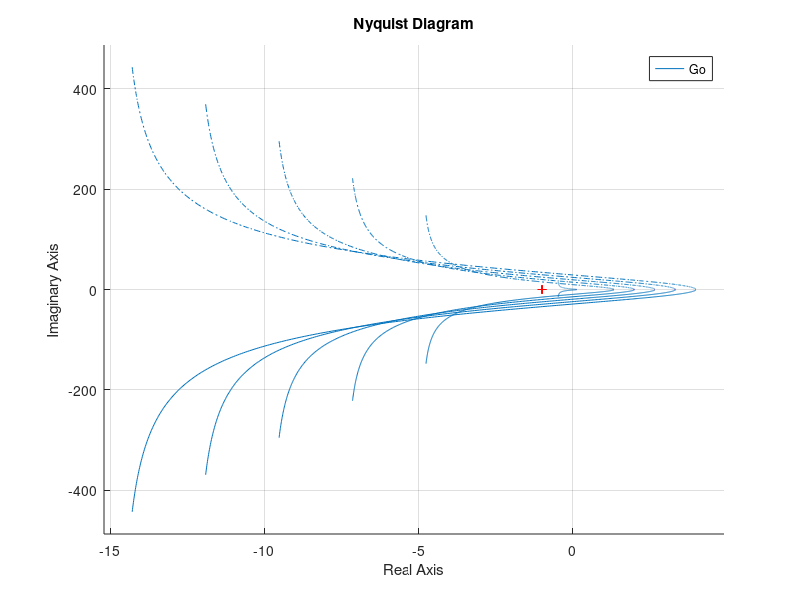

Write MATLAB code to recreate this figure.
Kpr = 0.39088;
Kir = 0.98867;
Kdr = 0.01398;

s = tf('s');
n = 4.75;
d = [0.5 1];
Gs = tf(n,d);
PID = Kpr + Kir/s + Kdr * s;


figure(1);
hold on;
for g = [1 10 15 20 25 30] 
    Go = Gs * PID * g;
    nyquist(Go);
end;
hold off;
grid on;